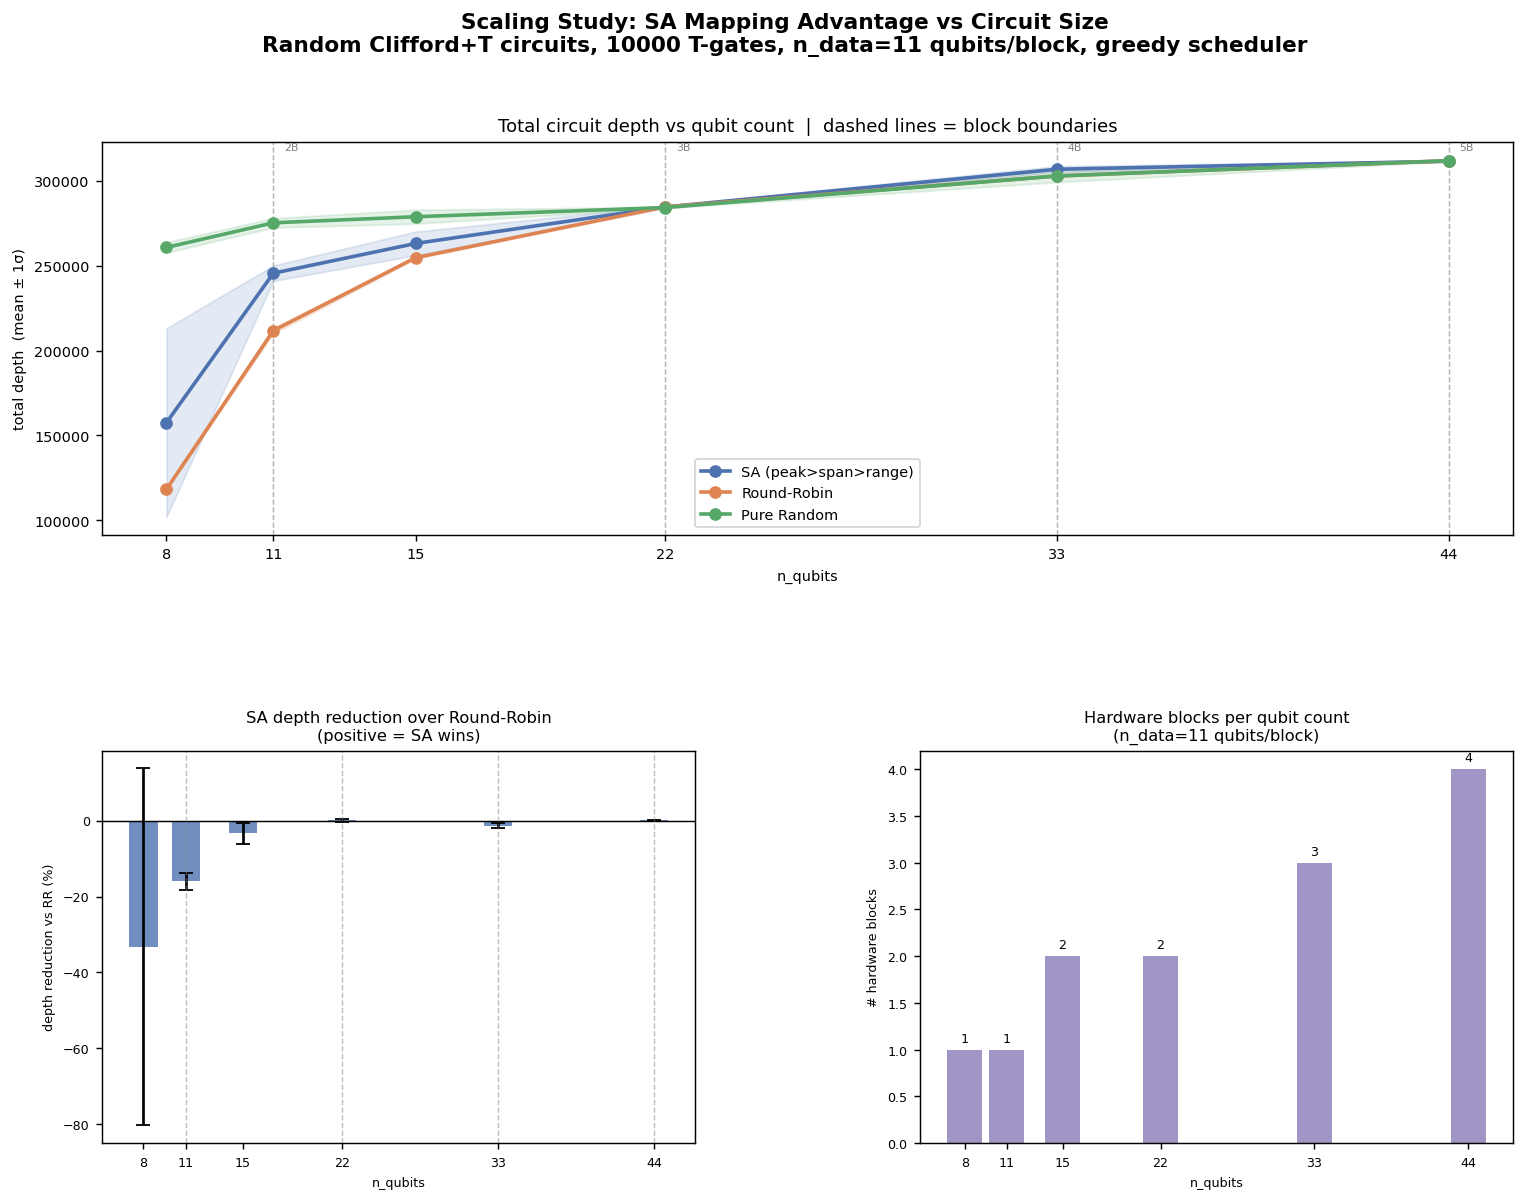

Write Python code to recreate this figure.
"""
Scaling study: does SA mapping advantage grow with circuit size?

Generates random Clifford+T circuits across a range of qubit counts and
measures total circuit depth for three mappers (SA, RoundRobin, PureRandom).

Key insight:
  - Hardware block capacity = n_data (default 11 qubits/block)
  - n_blocks = ceil(n_qubits / n_data)
  - Below the first block boundary (n_qubits ≤ 11): all mappers are equivalent
  - Above it: SA can exploit multi-block placement → depth advantage grows

Expected result:
  SA depth reduction (%) increases with n_qubits once n_blocks ≥ 2.

Usage:
    python test_scaling.py
    python test_scaling.py --n_t 200 --seeds 42,43,44 --topology ring
"""
from __future__ import annotations

import argparse
import importlib.util
import math
import os
import random
import sys
import tempfile
import time
from dataclasses import dataclass, field
from typing import Any, Dict, List, Optional, Tuple

import matplotlib
matplotlib.use("Agg")
import matplotlib.pyplot as plt
import matplotlib.gridspec as gridspec
import numpy as np

# ── Project root on sys.path ──────────────────────────────────────────────────
_ROOT = os.path.dirname(os.path.abspath(__file__))
if _ROOT not in sys.path:
    sys.path.insert(0, _ROOT)

from modqldpc.frontend.extract_pauli import GoSCConverter
from modqldpc.frontend.qasm_reader import QiskitCircuitHandler
from modqldpc.lowering.keys import KeyNamer
from modqldpc.lowering.lower_layer import lower_one_layer
from modqldpc.lowering.policy import (
    ChooseMagicBlockMinId, HeuristicRepeatNativePolicy,
    LoweringPolicies, ShortestPathGatherRouting,
)
from modqldpc.mapping.hardware_gen import make_hardware
from modqldpc.mapping.mapper import (
    MappingConfig, MappingPlan, MappingProblem, get_mapper,
)
from modqldpc.mapping.algos.sa_mapping import _score, ScoreBreakdown
from modqldpc.scheduling.factory import get_scheduler
from modqldpc.scheduling.types import SchedulingProblem

# ── Circuit generator ─────────────────────────────────────────────────────────
_GEN_PATH = os.path.join(_ROOT, "circuits", "random", "generate.py")
_gen_spec = importlib.util.spec_from_file_location("_circuit_gen", _GEN_PATH)
_gen_mod  = importlib.util.module_from_spec(_gen_spec)
_gen_spec.loader.exec_module(_gen_mod)
_generate_qasm = _gen_mod.generate  # generate(n_qubits, n_t, seed, out_path)

# ── Synthesis DB singleton ────────────────────────────────────────────────────
_SYNCH_DIR = os.path.join(_ROOT, "modqldpc", "rotation_synch")
_GROSS_CACHE: Optional[Tuple[Any, Any]] = None


def _gross_synth() -> Tuple[Any, Any]:
    global _GROSS_CACHE
    if _GROSS_CACHE is None:
        spec = importlib.util.spec_from_file_location(
            "gross_clifford", os.path.join(_SYNCH_DIR, "gross_clifford.py")
        )
        mod = importlib.util.module_from_spec(spec)
        sys.modules["gross_clifford"] = mod
        spec.loader.exec_module(mod)
        synth = mod.GrossCliffordSynth.load_precomputed(_SYNCH_DIR)
        _GROSS_CACHE = (mod, synth)
        print("[synth]  rotation synthesis database loaded")
    return _GROSS_CACHE


def make_cost_fn(plan: MappingPlan, n_data: int = 11):
    mod, synth = _gross_synth()
    def cost_fn(_b, ops: Dict[int, str], _h) -> int:
        del _b, _h
        chars = ["I"] * n_data
        for lid, axis in ops.items():
            local_id = plan.logical_to_local.get(lid)
            if local_id is not None and local_id < n_data:
                chars[local_id] = axis
        if all(c == "I" for c in chars):
            return 1
        return int(synth.rotation_cost(mod.pauli_to_mask("".join(chars))))
    return cost_fn


# ── Sweep configuration ───────────────────────────────────────────────────────
# Qubit counts: chosen to span 1 → 4 blocks (n_data=11)
#   1 block  : q ≤ 11   → baseline, SA ≈ RR
#   2 blocks : 12–22 q
#   3 blocks : 23–33 q
#   4 blocks : 34–44 q
DEFAULT_QUBIT_COUNTS = [8, 11, 15, 22, 33, 44]
DEFAULT_N_T          = 100     # T-gates per circuit (keep small for runtime)
DEFAULT_SEEDS        = [42, 43, 44]
DEFAULT_N_DATA       = 11

# Best SA weights from the hierarchy gap / preset analysis (peak>span>range ordering)
SA_SCORE_KWARGS = dict(
    W_PEAK  = 1e5,
    W_SPAN  = 1e4,
    W_RANGE = 1e3,
    W_SPLIT = 1e2,
    W_MST   = 10.0,
    W_STD   = 0.0,
    W_DISCONNECTED = 0.0,
)
SA_STEPS = 25_000
SA_T0    = 1e5
SA_TEND  = 10.0

OUT_FIG = "test_scaling.png"

# ── Data containers ───────────────────────────────────────────────────────────
@dataclass
class ScalingPoint:
    n_qubits:    int
    n_blocks:    int
    seed:        int
    mapper:      str
    total_depth: int
    elapsed_s:   float
    n_layers:    int


# ── Circuit → rotations/layers ────────────────────────────────────────────────
def load_qasm_to_pbc(qasm_path: str):
    """QASM → (n_logicals, rotations list, layers list-of-lists)."""
    qc_handler = QiskitCircuitHandler()
    qc, n_logicals = qc_handler.load_and_transpile(path=qasm_path, demo=False)
    conv = GoSCConverter(verbose=False)
    conv.convert(qc=qc)
    conv.greedy_layering()
    rotations = list(conv.program.rotations)
    layers    = conv.layers   # List[List[int]]
    return n_logicals, rotations, layers


# ── Depth computation ─────────────────────────────────────────────────────────
def _compute_depth(
    rotations, layers, hw, plan: MappingPlan,
    n_data: int, seed: int,
) -> int:
    policies = LoweringPolicies(
        namer   = KeyNamer(),
        magic   = ChooseMagicBlockMinId(),
        routing = ShortestPathGatherRouting(),
        native  = HeuristicRepeatNativePolicy(cost_fn=make_cost_fn(plan, n_data)),
    )
    effective = {r.idx: r for r in rotations}
    total = 0
    for layer_id, layer_rot_ids in enumerate(layers):
        res = lower_one_layer(
            layer_idx        = layer_id,
            rotations        = effective,
            rotation_indices = layer_rot_ids,
            hw               = hw,
            policies         = policies,
        )
        S = get_scheduler("greedy_critical").solve(SchedulingProblem(
            dag         = res.dag,
            hw          = hw,
            seed        = seed,
            policy_name = "incident_coupler_blocks_local",
            meta        = {
                "start_time":        0,
                "layer_idx":         layer_id,
                "tie_breaker":       "duration",
                "cp_sat_time_limit": 30.0,
                "debug_decode":      False,
                "safe_fill":         True,
                "cp_sat_log":        False,
            },
        ))
        entries = S.meta.get("entries", {})
        total  += max((se["end"] for se in entries.values()), default=0)
    return total


# ── One run: map + depth ──────────────────────────────────────────────────────
def run_one_config(
    n_logicals: int,
    rotations:  list,
    layers:     list,
    *,
    mapper:           str,
    topology:         str,
    sparse_pct:       float,
    n_data:           int,
    coupler_capacity: int,
    seed:             int,
) -> Tuple[MappingPlan, int]:
    hw, _ = make_hardware(
        n_logicals,
        topology         = topology,
        sparse_pct       = sparse_pct,
        n_data           = n_data,
        coupler_capacity = coupler_capacity,
    )
    map_cfg = MappingConfig(seed=seed, sa_steps=SA_STEPS, sa_t0=SA_T0, sa_tend=SA_TEND)

    if mapper == "simulated_annealing_custom":
        # SA with peak>span>range weights
        from modqldpc.mapping.algos.sa_mapping import _random_move, _undo_move
        get_mapper("auto_round_robin_mapping").solve(
            MappingProblem(n_logicals=n_logicals), hw, MappingConfig(seed=seed)
        )
        rng = random.Random(seed)
        cur = _score(rotations, hw, **SA_SCORE_KWARGS)
        best = cur
        best_map = {q: (hw.logical_to_block[q], hw.logical_to_local[q])
                    for q in hw.logical_to_block}
        for it in range(1, SA_STEPS + 1):
            T = SA_T0 * ((SA_TEND / SA_T0) ** ((it - 1) / max(1, SA_STEPS - 1)))
            move = _random_move(hw, rng)
            if move[0] == "noop":
                continue
            nxt = _score(rotations, hw, **SA_SCORE_KWARGS)
            delta = nxt.total - cur.total
            if delta <= 0 or rng.random() < math.exp(-delta / max(1e-12, T)):
                cur = nxt
                if cur.total < best.total:
                    best = cur
                    best_map = {q: (hw.logical_to_block[q], hw.logical_to_local[q])
                                for q in hw.logical_to_block}
            else:
                _undo_move(hw, move)
        hw.logical_to_block.clear()
        hw.logical_to_local.clear()
        for q, (b, l) in best_map.items():
            hw.logical_to_block[q] = b
            hw.logical_to_local[q] = l
        plan = MappingPlan(
            logical_to_block=dict(hw.logical_to_block),
            logical_to_local=dict(hw.logical_to_local),
        )
    else:
        plan = get_mapper(mapper).solve(
            MappingProblem(n_logicals=n_logicals), hw, map_cfg
        )

    depth = _compute_depth(rotations, layers, hw, plan, n_data, seed)
    return plan, depth


# ── Full scaling sweep ────────────────────────────────────────────────────────
def run_scaling_sweep(
    qubit_counts:     List[int],
    n_t:              int,
    seeds:            List[int],
    topology:         str,
    sparse_pct:       float,
    n_data:           int,
    coupler_capacity: int,
    mappers:          List[str],
) -> List[ScalingPoint]:
    results: List[ScalingPoint] = []
    total_runs = len(qubit_counts) * len(seeds) * len(mappers)
    run_idx = 0

    for n_q in qubit_counts:
        n_blocks = math.ceil(n_q / n_data)
        print(f"\n{'='*70}")
        print(f"  n_qubits={n_q}  n_blocks={n_blocks}  n_t={n_t}")
        print(f"{'='*70}")

        for seed in seeds:
            # Generate circuit to a temp file, then load as PBC
            with tempfile.NamedTemporaryFile(suffix=".qasm", delete=False) as tf:
                qasm_path = tf.name
            try:
                _generate_qasm(n_q, n_t, seed, qasm_path)
                n_logicals, rotations, layers = load_qasm_to_pbc(qasm_path)
            finally:
                os.unlink(qasm_path)

            print(f"  [circuit]  seed={seed}  n_logicals={n_logicals}"
                  f"  layers={len(layers)}  rotations={len(rotations)}")

            for mapper in mappers:
                run_idx += 1
                print(f"  [{run_idx}/{total_runs}]  mapper={mapper}  seed={seed}  ...",
                      end=" ", flush=True)
                t0 = time.perf_counter()
                try:
                    _, depth = run_one_config(
                        n_logicals, rotations, layers,
                        mapper           = mapper,
                        topology         = topology,
                        sparse_pct       = sparse_pct,
                        n_data           = n_data,
                        coupler_capacity = coupler_capacity,
                        seed             = seed,
                    )
                    elapsed = time.perf_counter() - t0
                    print(f"depth={depth}  ({elapsed:.1f}s)")
                    results.append(ScalingPoint(
                        n_qubits    = n_q,
                        n_blocks    = n_blocks,
                        seed        = seed,
                        mapper      = mapper,
                        total_depth = depth,
                        elapsed_s   = elapsed,
                        n_layers    = len(layers),
                    ))
                except Exception as e:
                    elapsed = time.perf_counter() - t0
                    print(f"ERROR: {e}  ({elapsed:.1f}s)")

    return results


# ── Aggregate helper ──────────────────────────────────────────────────────────
def _agg(results: List[ScalingPoint], n_q: int, mapper: str):
    pts = [r.total_depth for r in results if r.n_qubits == n_q and r.mapper == mapper]
    if not pts:
        return None, None, None
    return np.mean(pts), np.std(pts), len(pts)


# ── Figure ────────────────────────────────────────────────────────────────────
_C = ["#4C72B0", "#DD8452", "#55A868", "#C44E52", "#8172B2", "#937860"]

MAPPER_LABELS = {
    "simulated_annealing_custom": "SA (peak>span>range)",
    "auto_round_robin_mapping":   "Round-Robin",
    "pure_random":                "Pure Random",
}

def build_scaling_figure(
    results:      List[ScalingPoint],
    qubit_counts: List[int],
    mappers:      List[str],
    n_data:       int,
    n_t:          int,
    out_path:     str,
) -> None:
    fig = plt.figure(figsize=(14, 10))
    fig.suptitle(
        f"Scaling Study: SA Mapping Advantage vs Circuit Size\n"
        f"Random Clifford+T circuits, {n_t} T-gates, "
        f"n_data={n_data} qubits/block, greedy scheduler",
        fontsize=12, fontweight="bold",
    )
    gs = gridspec.GridSpec(2, 2, figure=fig, hspace=0.55, wspace=0.38)

    # ── [0,:]: depth vs n_qubits — main comparison ────────────────────────────
    ax_main = fig.add_subplot(gs[0, :])
    sa_mapper = mappers[0]  # first mapper assumed to be SA
    for i, mapper in enumerate(mappers):
        means, stds, xs_valid = [], [], []
        for n_q in qubit_counts:
            mu, sigma, cnt = _agg(results, n_q, mapper)
            if mu is not None:
                xs_valid.append(n_q)
                means.append(mu)
                stds.append(sigma if sigma else 0.0)
        if not xs_valid:
            continue
        label = MAPPER_LABELS.get(mapper, mapper)
        ax_main.plot(xs_valid, means, "o-", color=_C[i], linewidth=2,
                     markersize=6, label=label, zorder=3)
        ax_main.fill_between(xs_valid,
                              [m - s for m, s in zip(means, stds)],
                              [m + s for m, s in zip(means, stds)],
                              color=_C[i], alpha=0.15)
    # Block boundary lines
    boundary = n_data
    while boundary <= max(qubit_counts):
        ax_main.axvline(boundary, color="gray", linestyle="--", linewidth=0.8, alpha=0.6)
        ax_main.text(boundary + 0.3,
                     ax_main.get_ylim()[1] if ax_main.get_ylim()[1] > 0 else 1,
                     f"{boundary//n_data+1}B", fontsize=6, color="gray", va="top")
        boundary += n_data
    ax_main.set_xlabel("n_qubits", fontsize=8)
    ax_main.set_ylabel("total depth  (mean ± 1σ)", fontsize=8)
    ax_main.set_title("Total circuit depth vs qubit count  |  dashed lines = block boundaries",
                      fontsize=10)
    ax_main.legend(fontsize=8)
    ax_main.tick_params(labelsize=8)
    ax_main.set_xticks(qubit_counts)

    # ── [1,0]: SA depth reduction (%) vs n_qubits ────────────────────────────
    ax_adv = fig.add_subplot(gs[1, 0])
    rr_mapper = next((m for m in mappers if "round_robin" in m), None)
    if rr_mapper:
        xs_adv, ys_adv, ys_err = [], [], []
        for n_q in qubit_counts:
            mu_sa,  s_sa,  _ = _agg(results, n_q, sa_mapper)
            mu_rr,  s_rr,  _ = _agg(results, n_q, rr_mapper)
            if mu_sa is not None and mu_rr is not None and mu_rr > 0:
                reduction = (mu_rr - mu_sa) / mu_rr * 100.0
                xs_adv.append(n_q)
                ys_adv.append(reduction)
                ys_err.append(math.sqrt(s_sa**2 + s_rr**2) / mu_rr * 100.0
                              if (s_sa and s_rr) else 0.0)
        ax_adv.bar(xs_adv, ys_adv, yerr=ys_err, color=_C[0], alpha=0.8,
                   capsize=4, width=2.0)
        ax_adv.axhline(0, color="black", linewidth=0.8)
        # Block boundaries
        bnd = n_data
        while bnd <= max(qubit_counts):
            ax_adv.axvline(bnd, color="gray", linestyle="--", linewidth=0.8, alpha=0.5)
            bnd += n_data
        ax_adv.set_xlabel("n_qubits", fontsize=7)
        ax_adv.set_ylabel("depth reduction vs RR (%)", fontsize=7)
        ax_adv.set_title("SA depth reduction over Round-Robin\n(positive = SA wins)",
                          fontsize=9)
        ax_adv.tick_params(labelsize=7)
        ax_adv.set_xticks(qubit_counts)

    # ── [1,1]: n_blocks vs n_qubits + avg depth/layer ────────────────────────
    ax_blk = fig.add_subplot(gs[1, 1])
    n_blocks_list = [math.ceil(q / n_data) for q in qubit_counts]
    ax_blk.bar(qubit_counts, n_blocks_list, color="#8172B2", alpha=0.75, width=2.5)
    for x, nb in zip(qubit_counts, n_blocks_list):
        ax_blk.text(x, nb + 0.05, str(nb), ha="center", va="bottom", fontsize=7)
    ax_blk.set_xlabel("n_qubits", fontsize=7)
    ax_blk.set_ylabel("# hardware blocks", fontsize=7)
    ax_blk.set_title(f"Hardware blocks per qubit count\n(n_data={n_data} qubits/block)",
                     fontsize=9)
    ax_blk.tick_params(labelsize=7)
    ax_blk.set_xticks(qubit_counts)

    fig.savefig(out_path, dpi=130, bbox_inches="tight")
    plt.close(fig)
    print(f"\n[figure]  saved → {out_path}")


# ── Main ──────────────────────────────────────────────────────────────────────
def main():
    parser = argparse.ArgumentParser(
        description="Scaling study: SA vs baselines across qubit counts",
        formatter_class=argparse.ArgumentDefaultsHelpFormatter,
    )
    parser.add_argument("--qubits",    default=",".join(map(str, DEFAULT_QUBIT_COUNTS)),
                        help="Comma-separated qubit counts")
    parser.add_argument("--n_t",       type=int,   default=DEFAULT_N_T,
                        help="T-gates per random circuit")
    parser.add_argument("--seeds",     default=",".join(map(str, DEFAULT_SEEDS)),
                        help="Comma-separated RNG seeds (one circuit per seed)")
    parser.add_argument("--n_data",    type=int,   default=DEFAULT_N_DATA,
                        help="Data qubit slots per block")
    parser.add_argument("--topology",  default="grid", choices=["grid", "ring"])
    parser.add_argument("--sparse_pct",type=float, default=0.0)
    parser.add_argument("--out",       default=OUT_FIG)
    args = parser.parse_args()

    qubit_counts = [int(x) for x in args.qubits.split(",")]
    seeds        = [int(x) for x in args.seeds.split(",")]
    mappers      = [
        "simulated_annealing_custom",
        "auto_round_robin_mapping",
        "pure_random",
    ]

    print(f"Qubit counts : {qubit_counts}")
    print(f"T-gates/circ : {args.n_t}")
    print(f"Seeds        : {seeds}")
    print(f"Mappers      : {mappers}")
    print(f"n_data       : {args.n_data}  (block capacity)")
    print(f"Topology     : {args.topology}  sparse_pct={args.sparse_pct:.0%}")
    print(f"Block boundaries at qubits: "
          f"{[args.n_data * k for k in range(1, max(qubit_counts)//args.n_data + 2)]}")
    print()

    results = run_scaling_sweep(
        qubit_counts     = qubit_counts,
        n_t              = args.n_t,
        seeds            = seeds,
        topology         = args.topology,
        sparse_pct       = args.sparse_pct,
        n_data           = args.n_data,
        coupler_capacity = 1,
        mappers          = mappers,
    )

    # Print summary table
    print(f"\n{'='*90}")
    print(f"  SUMMARY")
    print(f"{'─'*90}")
    print(f"  {'n_q':>4}  {'blocks':>6}  {'mapper':<35}  {'mean_depth':>10}  {'std':>7}  {'n':>3}")
    print(f"{'─'*90}")
    for n_q in qubit_counts:
        n_blocks = math.ceil(n_q / args.n_data)
        for mapper in mappers:
            mu, sigma, cnt = _agg(results, n_q, mapper)
            if mu is not None:
                label = MAPPER_LABELS.get(mapper, mapper)
                print(f"  {n_q:>4}  {n_blocks:>6}  {label:<35}  "
                      f"{mu:>10.1f}  {sigma:>7.1f}  {cnt:>3}")
        print()
    print(f"{'='*90}")

    build_scaling_figure(
        results, qubit_counts, mappers,
        n_data=args.n_data, n_t=args.n_t, out_path=args.out,
    )


if __name__ == "__main__":
    main()
